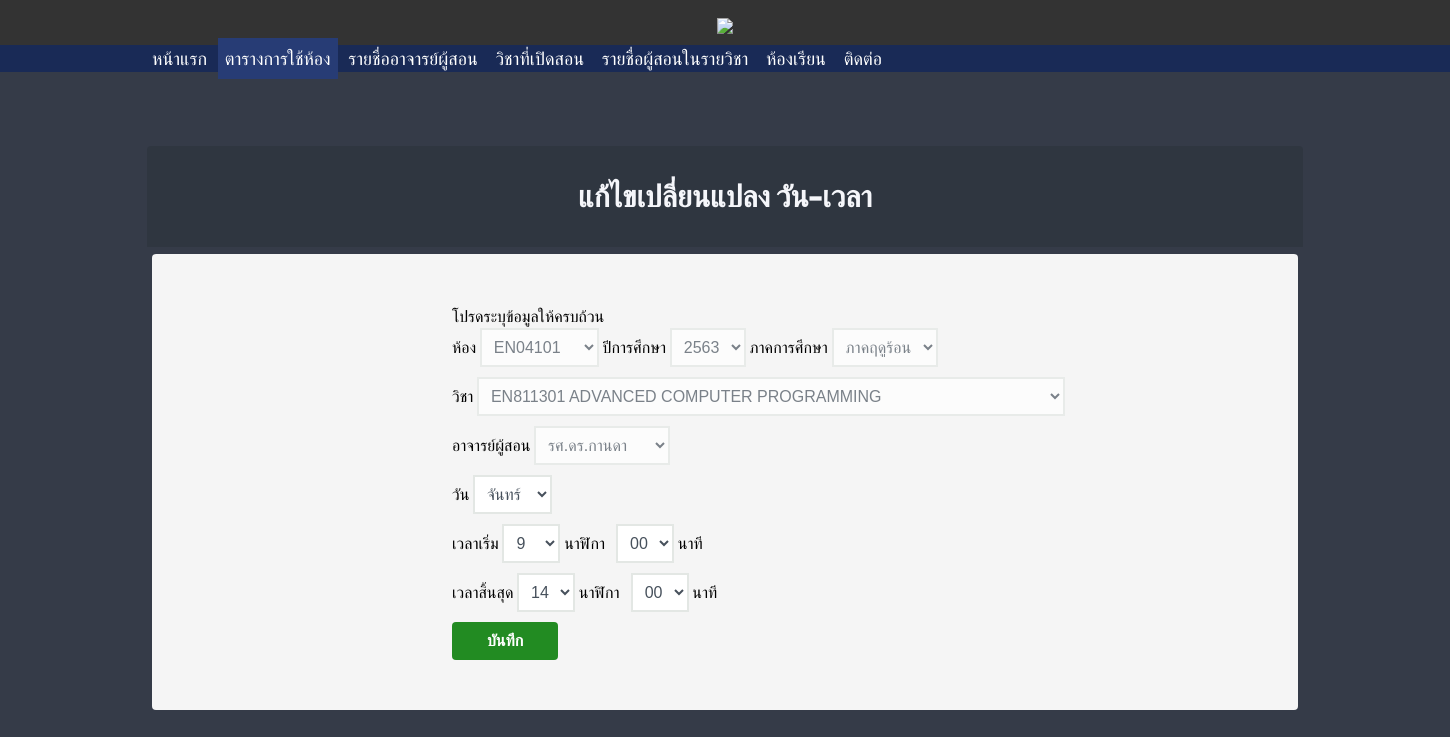
The app's page /timetableEdit.php?timetabID=15 with its own data.
### tables this page shows
CREATE TABLE `timetable` (
  `timetable_id` int(11) NOT NULL,
  `room_id` int(11) NOT NULL,
  `course_id` int(11) NOT NULL,
  `lec_id` int(11) NOT NULL,
  `year` varchar(50) NOT NULL,
  `semester` int(11) NOT NULL,
  `day` varchar(10) NOT NULL,
  `start_hour` int(11) NOT NULL,
  `start_min` int(11) NOT NULL,
  `end_hour` int(11) NOT NULL,
  `end_min` int(11) NOT NULL
);

### timetableEdit.php (the view, shortened to what this page needs)
<?php
include('header.php');
?>
<div class="main-content" align='center'>
    <table>
        <tbody>
            <tr>
                <br><br><br>
                <td style=' color: #f5f6fa; padding: 3px; /*! border-top: 1px solid #e6e6e6; */ /*! border-left: 1px solid #e6e6e6; */ /*! border-right: 1px solid #e6e6e6; */ /*! border-bottom: 1px solid #e6e6e6; */ border-top-left-radius: 4px; border-top-right-radius: 4px; background-color: #2f3640; text-align:center ; '>
                    <h2>แก้ไขเปลี่ยนแปลง วัน-เวลา</h2>
                </td>
            </tr>
            <tr>
                <td style='padding: 5px;'>
                    <div class="div2">
                        <form class="post-form" action="timetableSave_Edit.php" method="post">
                            <div class="form-group">
                                <label>โปรดระบุข้อมูลให้ครบถ้วน</label>
                                <?php
			$timetable_id = $_GET["timetabID"];
            $timetabSql = "SELECT * FROM timetable where timetable_id=$timetable_id";
            $timetabRs = mysqli_query($dbcon, $timetabSql);
			$timetab = mysqli_fetch_array($timetabRs);
            $q1 = "SELECT * FROM  room ";
            $result1 = mysqli_query($dbcon, $q1);
            ?>
                                <br><label>ห้อง</label>
								<select name="room_id" disabled>
                                    <?php
                while ($row1 = mysqli_fetch_array($result1, MYSQLI_NUM)) {
					if($timetab["room_id"] == $row1[0]) {
						echo "<option value='$row1[0]' selected>$row1[1]</option>";
					} else {
						echo "<option value='$row1[0]'>$row1[1]</option>";
					}
                } ?>
                                </select>
                                <label>ปีการศึกษา</label>
								<select name="year" disabled>
                                    <option value="2563" <?php if($timetab["year"]=="2563") {echo "selected";}?>>2563</option>
                                </select>
                                <label>ภาคการศึกษา</label>
                                <select name="semester" disabled>
                                    <option value="3" <?php if($timetab["semester"]=="3") {echo "selected";}?>>ภาคฤดูร้อน</option>
                                </select>
                                <br>
                                <label>วิชา</label>
                                <?php
            $q = "SELECT * FROM `course` ORDER BY `course`.`course_name` ASC ";
            $result = mysqli_query($dbcon, $q, );
            ?>
							   <select name="cs_idName" disabled>
                                    <?php
                while ($row = mysqli_fetch_array($result, MYSQLI_NUM)) {
					if($timetab["course_id"] == $row[0]) {
						echo "<option value='$row[0]' selected>$row[2]  $row[3]</option>";
					} else {
						echo "<option value='$row[0]'>$row[2]  $row[3]</option>";
					}
                } ?>
                                </select>
                                <br>
                                <label>อาจารย์ผู้สอน </label>
                                <?php
            $q2 = "SELECT * FROM lecture ";
            $result2 = mysqli_query($dbcon, $q2);
            ?>
                                <select name="lectureID" disabled>
                                    <?php
                while ($row2 = mysqli_fetch_array($result2, MYSQLI_NUM)) {
					if($timetab["lec_id"] == $row2[0]) {
						echo "<option value='$row2[0]' selected>$row2[1] </option>";
					} else {
						echo "<option value='$row2[0]'>$row2[1] </option>";
					}
                } ?>
                                </select>
                                <br>
                                <label>วัน </label>
                                <select name="day">
                                    <option value="Mon" <?php if($timetab["day"]=="Mon") {echo "selected";}?>>จันทร์</option>
                                </select>
                                <br>
                                <label>เวลาเริ่ม</label>
                                <select name="start_hour" id="start_hour">
                                    <?php
                $start = "7";
                $end = "20";
                $tNow = $start;
                while ($tNow <= $end) {
 					if($timetab["start_hour"] == $tNow){ $selected="selected"; } else { $selected=""; }
                    echo '<option value="' . $tNow . '"'.$selected.'>' . $tNow . '</option>';
                    $tNow += 1;
                }
                ?>
                                </select>
                                <label>นาฬิกา</label>
                                <select name="start_min" id="start_min">
                                    <?php
                $start = "00";
                $end = "59";
                $tNow = $start;
                while ($tNow <= $end) {
					if($timetab["start_min"] == $tNow){ $selected="selected"; } else { $selected=""; }
                    echo '<option value="' . $tNow . '"'.$selected.'>' . $tNow . '</option>';
                    $tNow += 1;
                }
                ?>
                                </select>
                                <label>นาที</label>
                                <br>
                                <label>เวลาสิ้นสุด</label>
                                <select name="end_hour" id="end_hour">
                                    <?php
                $start = "7";
                $end = "20";
                $tNow = $start;
                while ($tNow <= $end) {
					if($timetab["end_hour"] == $tNow){ $selected="selected"; } else { $selected=""; }
                    echo '<option value="' . $tNow . '"'.$selected.'>' . $tNow . '</option>';
                    $tNow += 1;
                }
                ?>
                                </select>
                                <label>นาฬิกา</label>
                                <select name="end_min" id="end_min">
                                    <?php
                $start = "00";
                $end = "59";
                $tNow = $start;
                while ($tNow <= $end) {
					if($timetab["end_min"] == $tNow){ $selected="selected"; } else { $selected=""; }
                    echo '<option value="' . $tNow . '"'.$selected.'>' . $tNow . '</option>';
                    $tNow += 1;
                }
                ?>
                                </select>
                                <label>นาที</label>
                            </div>
                            <input class="submit" type="submit" value="บันทึก">
                        </form>
                    </div>
                </td>
            </tr>
        </tbody>
    </table>
</div>

### header.php (style rules this page uses)
body { font-family: 'Kanit', sans-serif; margin: 0; background-color: #353b48; }
h2 { font-size: 30px; }
table { width: 80%; margin: 0 auto; background-color: transparent; }
select { border: 2px solid #E3E7E4; background-color: white; text-transform: uppercase; color: #47515c; padding: 8px 8px 8px 8px; width: auto; cursor: pointer; margin-bottom: 10px; font-size: 16px; }
select>option { font-family: 'Kanit', sans-serif; text-transform: uppercase; padding: 5px 0px; }
input[type=submit] { background-color: forestgreen; text-decoration: none; color: white; padding: 10px 35px 10px 35px; font-size: 16px; font-weight: bold; border: 0px solid #FF4500; cursor: pointer; border-radius: 4px; }
.div2 { border: 0px solid #dadada; padding: 50px 50px; padding-left: 300px; border-radius: 4px; margin-bottom: 10px; background-color: #f5f5f5; }

### records on screen
timetable: year "2563", semester "ภาคฤดูร้อน", day "จันทร์"

### other values on screen
form field room_id "EN04101"
form field cs_idName "EN811301 ADVANCED COMPUTER PROGRAMMING"
form field lectureID "รศ.ดร.กานดา"
form field start_hour "9"
form field start_min "00"
form field end_hour "14"
form field end_min "00"
